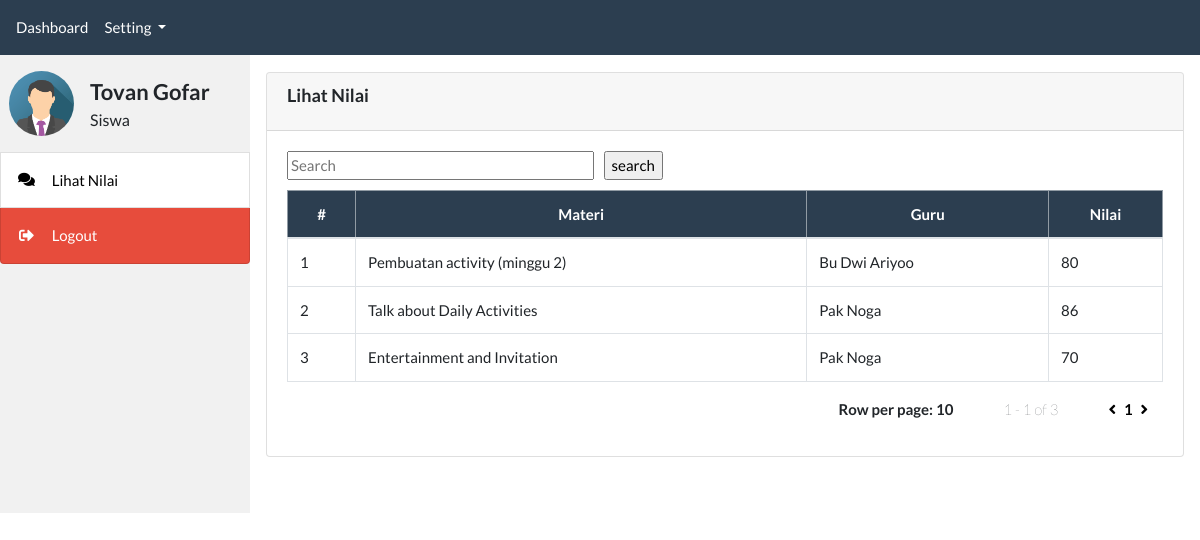
The app's page /monitoring_nilai/siswa/halaman_index.php (signed in) with its own data.
### tables this page shows
CREATE TABLE `nilai_siswa` (
  `id` int NOT NULL,
  `id_user` varchar(3) NOT NULL,
  `id_materi` varchar(3) NOT NULL,
  `nilai` varchar(3) NOT NULL
);

CREATE TABLE `materi_pembelajaran` (
  `id` int NOT NULL,
  `nama_materi` varchar(150) NOT NULL,
  `id_guru` varchar(3) NOT NULL
);

CREATE TABLE `user` (
  `id` int NOT NULL,
  `name` varchar(255) NOT NULL,
  `username` varchar(255) NOT NULL,
  `password` varchar(255) NOT NULL,
  `level` varchar(20) NOT NULL
);

### monitoring_nilai/siswa/halaman_index.php (the view, shortened to what this page needs)
<?php include 'siswa_header.php'; ?>
<?php include 'siswa_sidebar.php'; ?>
<div class="content">
	<div class="card mt-3">
		<div class="card-header">
			<h3 class="card-title" style="font-weight: bold;font-size:larger;">Lihat Nilai</h3>
		</div>
		<div class="card-body">
			<div class="Search row" style="margin-bottom: 10px;">
				<div class="container">
					<input type="text" class="float-left" placeholder="Search" id="SearchBox" name="SearchBox" style="width: 35%" autofocus>
					<input type="button" class="float-left" id="SearchButton" name="SearchButton" value="search" onclick="search()" style="margin-left: 10px;">
				</div>
			</div>
			<table class="table table-bordered table-hover" id="table-master">
				<thead class="text-center table-primary">
					<tr>
						<th>#</th>
						<th class="w-30">Materi</th>
						<th class="w-40">Guru</th>
						<th class="w-30">Nilai</th>
					</tr>
				</thead>
				<tbody>
					<?php
					include '../koneksi.php';
					if (!empty($_GET['pencarian'])) {
						$pencarian = filter_input(INPUT_GET, 'pencarian', FILTER_SANITIZE_ADD_SLASHES);
						$SqlQuery = "SELECT u2.name AS nama_guru, ns.nilai, mp.nama_materi FROM nilai_siswa AS ns
						LEFT JOIN user AS u ON ns.id_user = u.id
						LEFT JOIN materi_pembelajaran AS mp ON ns.id_materi = mp.id
                        LEFT JOIN user AS u2 ON mp.id_guru = u2.id
						WHERE mp.nama_materi LIKE '%" . $pencarian . "%'
						AND u.id = " . $_SESSION['id'] . "";
					} else {
						$SqlQuery = "SELECT u2.name AS nama_guru, ns.nilai, mp.nama_materi FROM nilai_siswa AS ns
						LEFT JOIN user AS u ON ns.id_user = u.id
						LEFT JOIN materi_pembelajaran AS mp ON ns.id_materi = mp.id
                        LEFT JOIN user AS u2 ON mp.id_guru = u2.id
						WHERE u.id = " . $_SESSION['id'] . "";
					}
					$data = mysqli_query($koneksi, $SqlQuery);
					$totalData = mysqli_num_rows($data);
					$halaman = 10;
					$page = isset($_GET["halaman"]) ? (int)$_GET["halaman"] : 1;
					$pages = ceil($totalData / $halaman);
					$mulai = ($page > 1) ? ($page * $halaman) - $halaman : 0;
					$no = $mulai + 1;
					$dataPagination = mysqli_query($koneksi, $SqlQuery . " LIMIT $mulai, $halaman");
					while ($d = mysqli_fetch_assoc($dataPagination)) {
					?>
						<tr>
							<td><?= $no++; ?></td>
							<td><?= $d['nama_materi']; ?></td>
							<td><?= $d['nama_guru']; ?></td>
							<td><?= $d['nilai']; ?></td>
						</tr>
					<?php } ?>
				</tbody>
			</table>
			<div class="container">
				<div class="float-right">
					<p class="float-left" style="font-weight: bold; margin-right: 50px;">Row per page: <?php echo $halaman ?></p>
					<p class="float-left" style="font-weight:lighter; margin-right: 50px;">
						<?php echo $page ?> - <?php echo $pages ?>
						of <?php echo $totalData ?>
					</p>
					<a href=<?php
							if ($page > 1) {
								echo "halaman_index.php?halaman=" . ($page - 1);
							} else {
								echo "halaman_index.php?halaman=1";
							}
							?> style=" color: black; margin-right: 5px;"><i class="fa fa-angle-left" aria-hidden="true"></i></a>
					<?php for ($i = 1; $i <= $pages; $i++) {
						if ($i == $page) { ?>
							<a href="?halaman=<?php echo $i; ?>" style="font-weight: bold; color: black"><?php echo $i; ?></a>
						<?php } else { ?>
							<a href="?halaman=<?php echo $i; ?>" style="font-weight: lighter; color: rgba(0, 0, 0, 0.7)"><?php echo $i; ?></a>
					<?php }
					} ?>
					<a href=<?php
							if ($page < $pages) {
								echo "halaman_index.php?halaman=" . ($page + 1);
							} else {
								echo "halaman_index.php?halaman=" . $pages;
							}
							?> style="color: black; margin-left: 5px;"><i class="fa fa-angle-right" aria-hidden="true"></i></a>
				</div>
			</div>
		</div>
	</div>
</div>
<?php include 'siswa_footer.php'; ?>

### monitoring_nilai/assets/css/all.css (style rules this page uses)
.fa, .fas, .far, .fal, .fad, .fab { -moz-osx-font-smoothing: grayscale; -webkit-font-smoothing: antialiased; display: inline-block; font-style: normal; font-variant: normal; text-rendering: auto; line-height: 1; }
.fa-angle-left:before { content: "\f104"; }
.fa-angle-right:before { content: "\f105"; }

### monitoring_nilai/siswa/siswa_sidebar.php (style rules this page uses)
body { position: relative; height: 100%; width: 100%; font-family: "Lato", sans-serif; }
div.content { margin-left: 250px; padding: 1px 16px; }

### records on screen
nilai_siswa: materi_pembelajaran.nama_materi "Pembuatan activity (minggu 2)", user.name "Bu Dwi Ariyoo", nilai "80"
nilai_siswa: materi_pembelajaran.nama_materi "Talk about Daily Activities", user.name "Pak Noga", nilai "86"
nilai_siswa: materi_pembelajaran.nama_materi "Entertainment and Invitation", user.name "Pak Noga", nilai "70"

### other values on screen
$_SESSION['name'] "Tovan Gofar"
$_SESSION['level'] "Siswa"
$halaman "10"
$page "1"
$pages "1"
$totalData "3"
